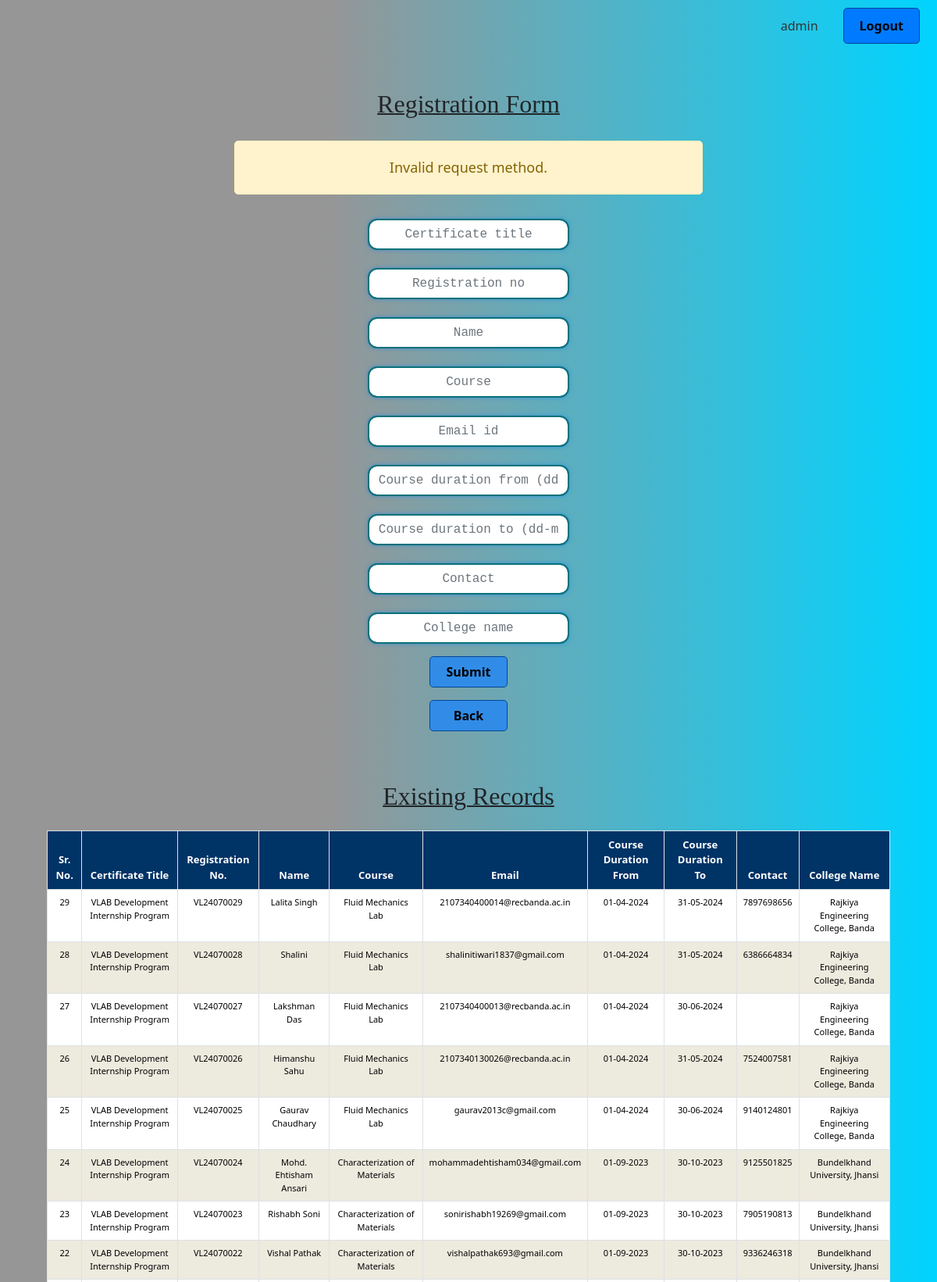
The app's page /certificate_code/login/index_registration.php?status=invalid (signed in, upper part) with its own data.
### tables this page shows
CREATE TABLE `certificate` (
  `sr_no` int(11) NOT NULL,
  `certificate_title` varchar(50) DEFAULT NULL,
  `registration_no` varchar(20) NOT NULL,
  `name` varchar(30) NOT NULL,
  `course` varchar(30) NOT NULL,
  `email` varchar(100) DEFAULT NULL,
  `contact_no` varchar(10) NOT NULL,
  `course_duration_from` varchar(10) NOT NULL,
  `course_duration_to` varchar(10) NOT NULL,
  `college_name` varchar(500) DEFAULT NULL
);

### certificate_code/login/index_registration.php (the view, shortened to what this page needs)
<?php
$message = '';
if (isset($_GET['status'])) {
    switch ($_GET['status']) {
        case 'invalid':
            $message = '<div class="alert alert-warning">Invalid request method.</div>';
            break;
    }
}
include('db_connection.php');
$sql = "SELECT
    sr_no,
    certificate_title,
    registration_no,
    name,
    course,
    email,
    DATE_FORMAT(STR_TO_DATE(course_duration_from, '%d-%m-%Y'), '%d-%m-%Y') AS course_duration_from,
    DATE_FORMAT(STR_TO_DATE(course_duration_to, '%d-%m-%Y'), '%d-%m-%Y') AS course_duration_to,
    contact_no,
    college_name
FROM certificate
ORDER BY
sr_no DESC";
$result = mysqli_query($con, $sql);
$certificates = mysqli_fetch_all($result, MYSQLI_ASSOC);
?>
<!DOCTYPE html>
<html lang="en">
<head>
    <link href="https://cdn.jsdelivr.net/npm/bootstrap@5.0.2/dist/css/bootstrap.min.css" rel="stylesheet"
 />
    <link rel="stylesheet" href="styles.css" />
</head>
<body>
    <div class="container-fluid">
    <div class="header-container">
        <div class="user-info"><?php echo  htmlspecialchars($_SESSION['username']); ?></div>
        <button type="submit" id="logout-btn" name="logout-btn">Logout</button>
    </div>
        <h4 class="text-center pt-5 pb-2">Registration Form</h4>
        <?php if (!empty($message)) { ?>
            <div class="text-center mb-3">
                <?php echo $message; ?>
            </div>
        <?php } ?>
        <form class="mx-auto" action="registration.php" method="POST" onsubmit="return validateDates()">
            <div class="row justify-content-center pt-1">
                <div class="col-md-6 col-lg-4 mb-3">
                    <input type="text" class="form-control input-field" placeholder="Certificate title"
                        id="certificatetitle" name="certificatetitle" required />
                </div>
            </div>
            <div class="row justify-content-center">
                <div class="col-md-6 col-lg-4 mb-3">
                    <input type="text" class="form-control input-field" placeholder="Registration no"
                        id="registration_no" name="registration_no" required />
                </div>
            </div>
            <div class="row justify-content-center">
                <div class="col-md-6 col-lg-4 mb-3">
                    <input type="text" class="form-control input-field" placeholder="Name" id="name" name="name" required />
                </div>
            </div>
            <div class="row justify-content-center">
                <div class="col-md-6 col-lg-4 mb-3">
                    <input type="text" class="form-control input-field" placeholder="Course" id="course"
                        name="course" required />
                </div>
            </div>
            <div class="row justify-content-center">
                <div class="col-md-6 col-lg-4 mb-3">
                    <input type="email" class="form-control input-field" placeholder="Email id" id="email"
                        name="email" required />
                </div>
            </div>
            <div class="row justify-content-center">
                <div class="col-md-6 col-lg-4 mb-3">
                    <input type="text" class="form-control input-field" placeholder="Course duration from (dd-mm-yyyy)"
                        id="duration_from" name="duration_from" required />
                </div>
            </div>
            <div class="row justify-content-center">
                <div class="col-md-6 col-lg-4 mb-3">
                    <input type="text" class="form-control input-field" placeholder="Course duration to (dd-mm-yyyy)"
                        id="duration_to" name="duration_to" required />
                </div>
            </div>
            <div class="row justify-content-center">
                <div class="col-md-6 col-lg-4 mb-3">
                    <input type="text" class="form-control input-field" placeholder="Contact" id="contact"
                        name="contact" required />
                </div>
            </div>
            <div class="row justify-content-center">
                <div class="col-md-6 col-lg-4 mb-3">
                    <input type="text" class="form-control input-field" placeholder="College name" id="college_name"
                        name="college_name" required />
                </div>
            </div>
            <div class="row mx-auto text-center justify-content-center">
                <div class="col-md-6 col-lg-4 d-flex justify-content-center mb-3">
                    <button type="submit" class="btn-submit" name="register_submit">Submit</button>
                </div>
            </div>
            <div class="row mx-auto text-center justify-content-center">
                <div class="col-md-6 col-lg-4 d-flex justify-content-center mb-3">
                    <button type="reset" id="backButton" class="btn-submit" name="register_submit">Back</button>
                </div>
            </div>
        </form>
    </div>
    <h4 class="text-center pt-5 pb-3">Existing Records</h4>
        <div class="table-container">
            <table class="table table-bordered">
                <thead>
                    <tr>
                        <th>Sr. No.</th>
                        <th>Certificate Title</th>
                        <th>Registration No.</th>
                        <th>Name</th>
                        <th>Course</th>
                        <th>Email</th>
                        <th>Course Duration From</th>
                        <th>Course Duration To</th>
                        <th>Contact</th>
                        <th>College Name</th>
                    </tr>
                </thead>
                <tbody>
                    <?php foreach ($certificates as $cert): ?>
                    <tr>
                        <td><?php echo htmlspecialchars($cert['sr_no']); ?></td>
                        <td><?php echo htmlspecialchars($cert['certificate_title']); ?></td>
                        <td><?php echo htmlspecialchars($cert['registration_no']); ?></td>
                        <td><?php echo htmlspecialchars($cert['name']); ?></td>
                        <td><?php echo htmlspecialchars($cert['course']); ?></td>
                        <td><?php echo htmlspecialchars($cert['email']); ?></td>
                        <td><?php echo htmlspecialchars($cert['course_duration_from']); ?></td>
                        <td><?php echo htmlspecialchars($cert['course_duration_to']); ?></td>
                        <td><?php echo htmlspecialchars($cert['contact_no']); ?></td>
                        <td><?php echo htmlspecialchars($cert['college_name']); ?></td>
                    </tr>
                    <?php endforeach; ?>
                </tbody>
            </table>
        </div>
</body>
</html>

### certificate_code/login/styles.css (style rules this page uses)
body { margin: 0; padding: 0; min-height: 100vh; background: rgb(2,0,36); background: linear-gradient(90deg, rgba(150,150,150,1) 0%, rgba(150,150,150,1) 35%, rgba(0,212,255,1) 100%); background-size: cover; background-attachment: fixed; background-repeat: no-repeat; background-position: center; position: relative; }
h4 { font-size: 2rem; text-align: center; font-family: Georgia; text-decoration: underline; text-decoration-thickness: 2px; }
form { width: 70%; background-color:none; border-radius: 15px; line-height: 0.2; }
.input-field { text-align: center; border: 2px solid #097179; box-shadow: 0 0 5px rgba(0, 123, 255, 0.5); border-radius: 12px; font-size: 1rem; font-family: Courier; }
.btn-submit { border-radius: 0.3rem; width: 100px; height: 40px; color: black; background-color: #318CE7; font-weight: 600; border: 1px solid #034694; }
.alert { padding: 20px; margin: 20px auto; border-radius: 5px; max-width: 600px; text-align: center; font-size: 18px; }
.alert-warning { background-color: #fff3cd; color: #856404; border: 1px solid #ffeeba; }
.row.text-center { display: flex; justify-content: center; }
.btn-submit, .backbutton { margin: 0 10px; }
.table-container { max-width: 90%; margin: 0 auto; }
.table { background-color:#87CEFA; color: black; }
.table th { background-color: #003366; color: #fff; }
.table tbody tr:first-child { background-color: #f8f9fa; }
.table tbody tr:nth-child(even) { background-color:#EDEADE; }
.table tbody tr:nth-child(odd) { background-color: #ffffff; }
.table-container th { text-align: center; font-size: small; }
.table-container td { text-align: center; font-size: 11px; }
.header-container { display: flex; justify-content: flex-end; align-items: center; padding: 10px; position: relative; max-width: 1400px; margin: 0 auto; }
#logout-btn { padding: 10px 20px; background-color: #007bff; color: white; border: none; border-radius: 5px; cursor: pointer; border: 1px solid #034694; color: black; font-weight: 600; }
.user-info { font-size: 16px; color: #333; margin-right: 20px; padding: 8px 12px; display: flex; align-items: center; }

### records on screen
certificate: sr_no "29", certificate_title "VLAB Development Internship Program", registration_no "VL24070029", name "Lalita Singh", course "Fluid Mechanics Lab", email "2107340400014@recbanda.ac.in", course_duration_from "01-04-2024", course_duration_to "31-05-2024", contact_no "7897698656", college_name "Rajkiya Engineering College, Banda"
certificate: sr_no "28", certificate_title "VLAB Development Internship Program", registration_no "VL24070028", name "Shalini", course "Fluid Mechanics Lab", email "shalinitiwari1837@gmail.com", course_duration_from "01-04-2024", course_duration_to "31-05-2024", contact_no "6386664834", college_name "Rajkiya Engineering College, Banda"
certificate: sr_no "27", certificate_title "VLAB Development Internship Program", registration_no "VL24070027", name "Lakshman Das", course "Fluid Mechanics Lab", email "2107340400013@recbanda.ac.in", course_duration_from "01-04-2024", course_duration_to "30-06-2024", college_name "Rajkiya Engineering College, Banda"
certificate: sr_no "26", certificate_title "VLAB Development Internship Program", registration_no "VL24070026", name "Himanshu Sahu", course "Fluid Mechanics Lab", email "2107340130026@recbanda.ac.in", course_duration_from "01-04-2024", course_duration_to "31-05-2024", contact_no "7524007581", college_name "Rajkiya Engineering College, Banda"
certificate: sr_no "25", certificate_title "VLAB Development Internship Program", registration_no "VL24070025", name "Gaurav Chaudhary", course "Fluid Mechanics Lab", email "gaurav2013c@gmail.com", course_duration_from "01-04-2024", course_duration_to "30-06-2024", contact_no "9140124801", college_name "Rajkiya Engineering College, Banda"
certificate: sr_no "24", certificate_title "VLAB Development Internship Program", registration_no "VL24070024", name "Mohd. Ehtisham Ansari", course "Characterization of Materials", email "mohammadehtisham034@gmail.com", course_duration_from "01-09-2023", course_duration_to "30-10-2023", contact_no "9125501825", college_name "Bundelkhand University, Jhansi"
certificate: sr_no "23", certificate_title "VLAB Development Internship Program", registration_no "VL24070023", name "Rishabh Soni", course "Characterization of Materials", email "sonirishabh19269@gmail.com", course_duration_from "01-09-2023", course_duration_to "30-10-2023", contact_no "7905190813", college_name "Bundelkhand University, Jhansi"
certificate: sr_no "22", certificate_title "VLAB Development Internship Program", registration_no "VL24070022", name "Vishal Pathak", course "Characterization of Materials", email "vishalpathak693@gmail.com", course_duration_from "01-09-2023", course_duration_to "30-10-2023", contact_no "9336246318", college_name "Bundelkhand University, Jhansi"

### other values on screen
$_SESSION['username'] "admin"
